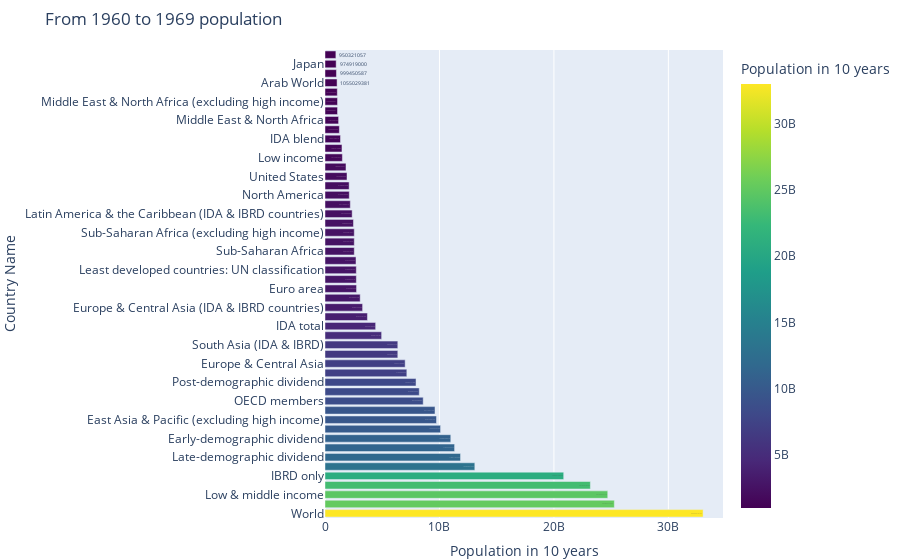

This figure's notebook cell:
### Markdown cell above
- most populations in the countries are between the 0 to 0.5B in the 10 years from 2010 to 2022
- we have small number of populations in some countries between 7B to 8B
- we can notice the number of populations between the 0.5 and 3 are increasing in these 10 years and bigger than the previous 10 years.

### Code cell
# Extracting the required data
data_pop = data.loc[:, '1960':'1969']
data_pop['Country Name'] = data.loc[:, 'Country Name']
data_pop['pop_10years'] = data.loc[:, '1960':'1969'].sum(axis=1)
data_pop_sorted = data_pop.sort_values(by='pop_10years', ascending=False).head(50)

# Create horizontal bar chart with Plotly Express
fig = px.bar(data_pop_sorted, x='pop_10years', y='Country Name', color='pop_10years',
             orientation='h', text='pop_10years',
             labels={'pop_10years': 'Population in 10 years', 'Country Name': 'Country Name'},
             title='From 1960 to 1969 population',
             color_continuous_scale='viridis')

fig.update_layout(
    xaxis=dict(title='Population in 10 years'),
    yaxis=dict(title='Country Name'),
    legend=dict(x=1.1, y=1, traceorder='normal', orientation='v'),
    margin=dict(l=0, r=0, t=50, b=0),
)

fig.show()

### Figure 1 — Plotly figure (JSON) as saved in the notebook; plotly's stock layout.template omitted (floating-point values rounded to 4 significant figures)
{"data": [{"alignmentgroup": "True", "hovertemplate": "Population in 10 years=%{marker.color}<br>Country Name=%{y}<extra></extra>", "legendgroup": "", "marker": {"color": [33030000000.0, 25280000000.0, 24700000000.0, 23190000000.0, 20860000000.0, 13090000000.0, 11840000000.0, 11320000000.0, 10990000000.0, 10100000000.0, 9742000000.0, 9612000000.0, 8580000000.0, 8235000000.0, 7954000000.0, 7150000000.0, 7003000000.0, 6360000000.0, 6360000000.0, 4948000000.0, 4425000000.0, 3707000000.0, 3285000000.0, 3073000000.0, 2757000000.0, 2739000000.0, 2735000000.0, 2707000000.0, 2557000000.0, 2557000000.0, 2557000000.0, 2484000000.0, 2373000000.0, 2212000000.0, 2120000000.0, 2108000000.0, 1925000000.0, 1833000000.0, 1518000000.0, 1482000000.0, 1352000000.0, 1254000000.0, 1187000000.0, 1094000000.0, 1094000000.0, 1075000000.0, 1055000000.0, 999500000.0, 974900000.0, 950300000.0], "coloraxis": "coloraxis", "pattern": {"shape": ""}}, "name": "", "offsetgroup": "", "orientation": "h", "showlegend": false, "text": [33030000000.0, 25280000000.0, 24700000000.0, 23190000000.0, 20860000000.0, 13090000000.0, 11840000000.0, 11320000000.0, 10990000000.0, 10100000000.0, 9742000000.0, 9612000000.0, 8580000000.0, 8235000000.0, 7954000000.0, 7150000000.0, 7003000000.0, 6360000000.0, 6360000000.0, 4948000000.0, 4425000000.0, 3707000000.0, 3285000000.0, 3073000000.0, 2757000000.0, 2739000000.0, 2735000000.0, 2707000000.0, 2557000000.0, 2557000000.0, 2557000000.0, 2484000000.0, 2373000000.0, 2212000000.0, 2120000000.0, 2108000000.0, 1925000000.0, 1833000000.0, 1518000000.0, 1482000000.0, 1352000000.0, 1254000000.0, 1187000000.0, 1094000000.0, 1094000000.0, 1075000000.0, 1055000000.0, 999500000.0, 974900000.0, 950300000.0], "textposition": "auto", "x": [33030000000.0, 25280000000.0, 24700000000.0, 23190000000.0, 20860000000.0, 13090000000.0, 11840000000.0, 11320000000.0, 10990000000.0, 10100000000.0, 9742000000.0, 9612000000.0, 8580000000.0, 8235000000.0, 7954000000.0, 7150000000.0, 7003000000.0, 6360000000.0, 6360000000.0, 4948000000.0, 4425000000.0, 3707000000.0, 3285000000.0, 3073000000.0, 2757000000.0, 2739000000.0, 2735000000.0, 2707000000.0, 2557000000.0, 2557000000.0, 2557000000.0, 2484000000.0, 2373000000.0, 2212000000.0, 2120000000.0, 2108000000.0, 1925000000.0, 1833000000.0, 1518000000.0, 1482000000.0, 1352000000.0, 1254000000.0, 1187000000.0, 1094000000.0, 1094000000.0, 1075000000.0, 1055000000.0, 999500000.0, 974900000.0, 950300000.0], "xaxis": "x", "y": ["World", "IDA & IBRD total", "Low & middle income", "Middle income", "IBRD only", "Upper middle income", "Late-demographic dividend", "East Asia & Pacific", "Early-demographic dividend", "Lower middle income", "East Asia & Pacific (excluding high income)", "East Asia & Pacific (IDA & IBRD countries)", "OECD members", "High income", "Post-demographic dividend", "China", "Europe & Central Asia", "South Asia", "South Asia (IDA & IBRD)", "India", "IDA total", "European Union", "Europe & Central Asia (IDA & IBRD countries)", "IDA only", "Euro area", "Europe & Central Asia (excluding high income)", "Least developed countries: UN classification", "Fragile and conflict affected situations", "Sub-Saharan Africa", "Sub-Saharan Africa (IDA & IBRD countries)", "Sub-Saharan Africa (excluding high income)", "Latin America & Caribbean", "Latin America & the Caribbean (IDA & IBRD countries)", "Latin America & Caribbean (excluding high income)", "North America", "Pre-demographic dividend", "United States", "Heavily indebted poor countries (HIPC)", "Low income", "Africa Eastern and Southern", "IDA blend", "Russian Federation", "Middle East & North Africa", "Middle East & North Africa (IDA & IBRD countries)", "Middle East & North Africa (excluding high income)", "Africa Western and Central", "Arab World", "Indonesia", "Japan", "Central Europe and the Baltics"], "yaxis": "y", "type": "bar"}], "layout": {"xaxis": {"anchor": "y", "domain": [0.0, 1.0], "title": {"text": "Population in 10 years"}}, "yaxis": {"anchor": "x", "domain": [0.0, 1.0], "title": {"text": "Country Name"}}, "coloraxis": {"colorbar": {"title": {"text": "Population in 10 years"}}, "colorscale": [[0.0, "#440154"], [0.1111, "#482878"], [0.2222, "#3e4989"], [0.3333, "#31688e"], [0.4444, "#26828e"], [0.5556, "#1f9e89"], [0.6667, "#35b779"], [0.7778, "#6ece58"], [0.8889, "#b5de2b"], [1.0, "#fde725"]]}, "legend": {"tracegroupgap": 0, "x": 1.1, "y": 1, "traceorder": "normal", "orientation": "v"}, "title": {"text": "From 1960 to 1969 population"}, "barmode": "relative", "margin": {"l": 0, "r": 0, "t": 50, "b": 0}}}
